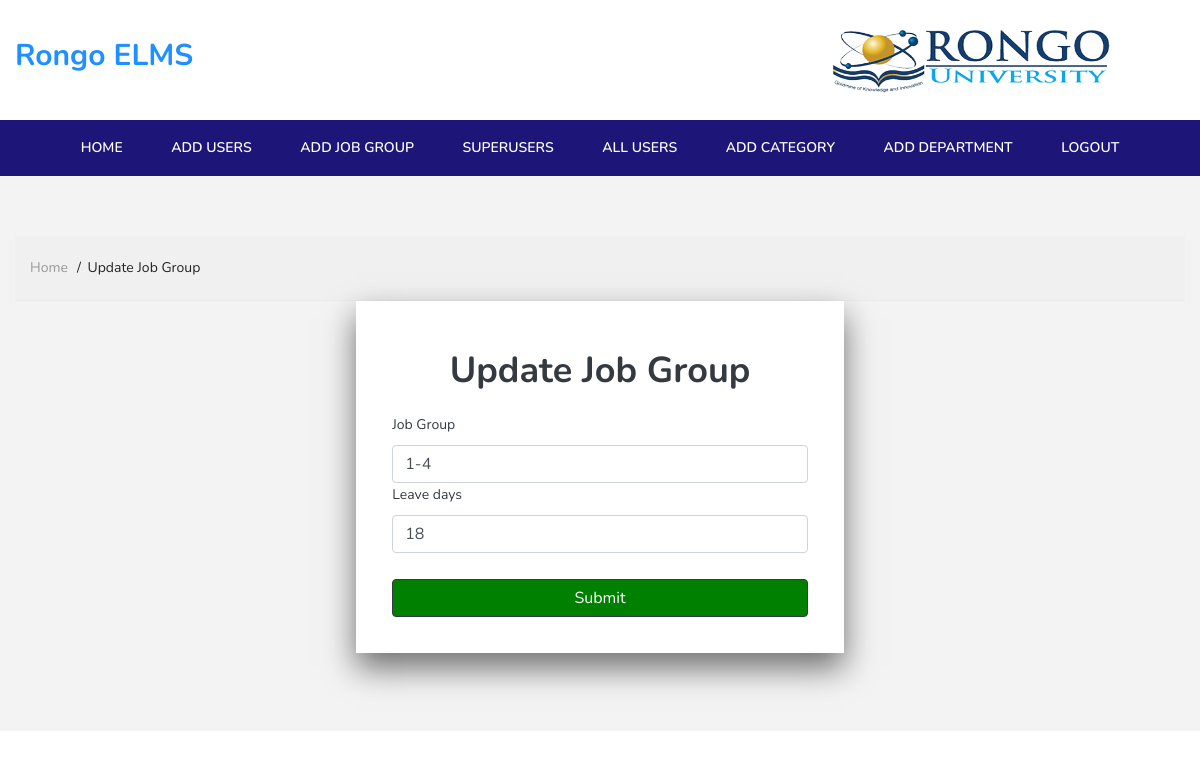
The page /updateJobGroup/1/ on the database as committed earlier.
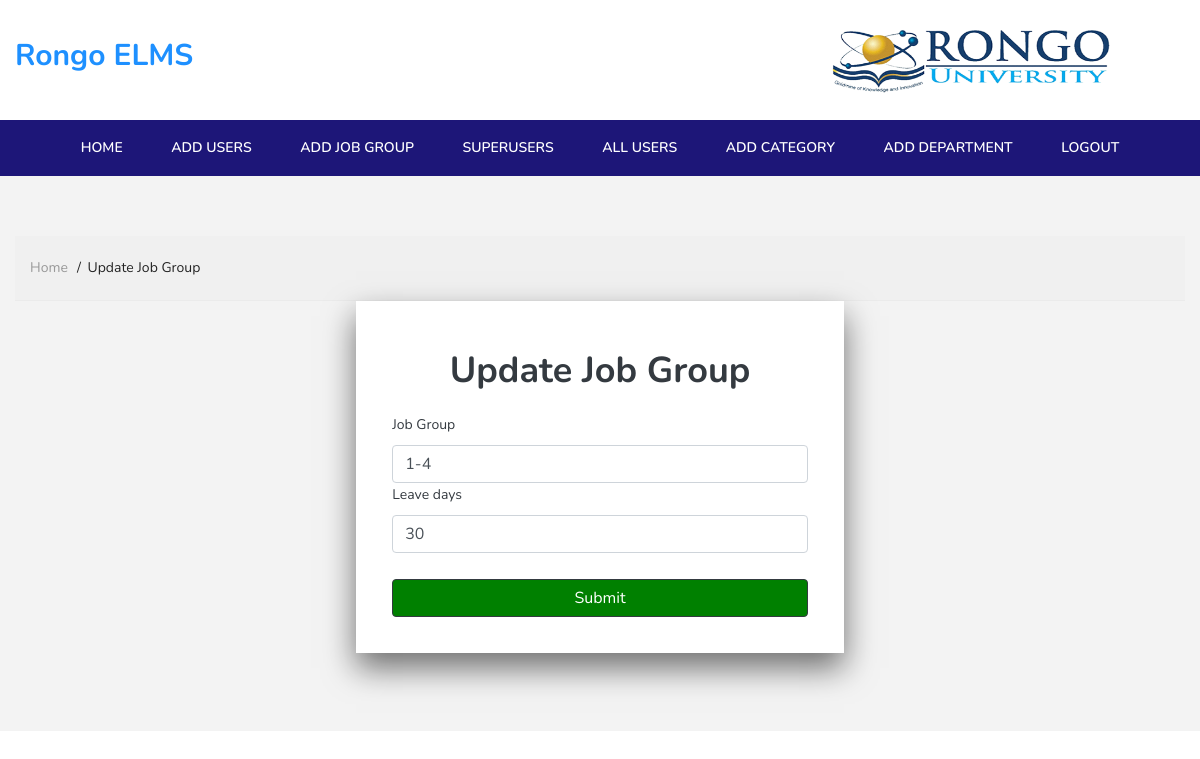
The same page on the database as committed later.
### app/models.py (models this page shows, shortened)
class jobGroup(models.Model):
    jobgroup = models.CharField(max_length=10)
    leaveDays = models.PositiveBigIntegerField()

### app/views.py (the view)
# urls.py: path('updateJobGroup/<str:pk>/', views.updateJobGroup, name='updateJobGroup'),
def updateJobGroup(request, pk):
    category = jobGroup.objects.get(id=pk)
    category_form = jobGroupForm(instance=category)
    if request.method == 'POST':
        category_form = jobGroupForm(request.POST, instance=category)
        if category_form.is_valid():
            category = category_form.save()
            messages.success(request, 'Job Group Updated')
            return redirect('home')
    context = {
        'category_form': category_form,
    }
    return render(request, 'app/addUser/updateJobGroup.html', context)

### app/forms.py
class jobGroupForm(forms.ModelForm):
    class Meta:
        model = jobGroup
        fields = '__all__'
        widgets = {
            'jobgroup':forms.TextInput(attrs={'class':'form-control'}),
            'leaveDays':forms.TextInput(attrs={'class':'form-control'}),
        }

### app/templates/app/addUser/updateJobGroup.html (shortened to what the changed rows need)
{% load static %}
<!doctype html>
<html class="no-js" lang="en">
<head>
    <link rel="stylesheet" href="{% static 'css/plugins.css' %}">
    <link rel="stylesheet" href="{% static 'css/style.css' %}">
    <link rel="stylesheet" href="{% static 'css/custom.css' %}">
</head>
<body>
    <section class="pt-60 pb-30 gray-bg">
        <div class="container">
    <div class="main-wrapper">
        <div class="auth-wrapper d-flex no-block justify-content-center align-items-center position-relative">
            <div style="box-shadow: 0 15px 30px rgba(8, 8, 8, 0.556);padding: 20px;" class="col-lg-5 col-md-7 bg-white">
                <div class="p-3">
                    <h2 class="mt-3 text-center text-dark">Update Job Group</h2>
                    <form class="mt-4" method="post">
                        <div class="row">
                            <div class="col-lg-12">
                                <div class="form-group">
                                    <label class="text-dark" for="uname">Job Group</label>
                                    {{category_form.jobgroup}}
                                </div>
                            </div>
                            <br>
                            <div class="col-lg-12">
                                <div class="form-group">
                                    <label class="text-dark" for="uname">Leave days</label>
                                    {{category_form.leaveDays}}
                                </div>
                            </div>
                            <br> <br><br><br>
                        </div>
                    </form>
                </div>
            </div>
        </div>
    </div>
    <br><br>
</body>
</body>
</html>

Rows that differ between the two databases and show on the page:
changed jobGroup: leaveDays "18" → "30"
